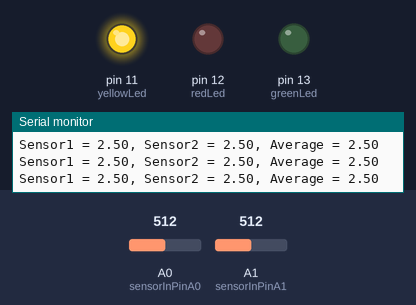
Bench run of a sketch on a simulated Arduino Uno, built with avr-gcc and run on an emulated ATmega328P. Shown: output pins drawn as LEDs (lit = HIGH), the last lines printed to the serial monitor. The inputs (shaded band) are chosen by the test bench; at power-on: A0 (sensorInPinA0) = 512, A1 (sensorInPinA1) = 512.

Above: at 1.3 s.
1.4 s: A0 (sensorInPinA0) set to 320
2.9 s: A0 (sensorInPinA0) set to 290
At 4.1 s:
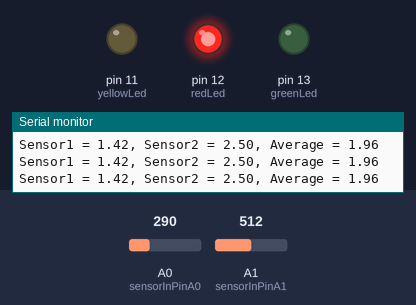
4.5 s: A0 (sensorInPinA0) set to 511
At 5.4 s:
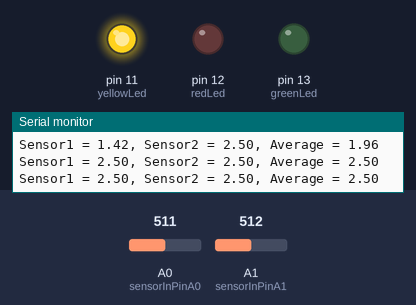
6.0 s: A0 (sensorInPinA0) set to 306
At 6.7 s:
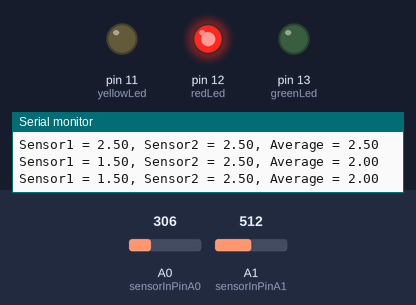
Timing chart, 0 to 8.5 s (numbered marks = the images above; inputs shaded):
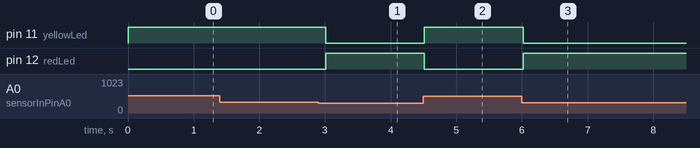

Measured:
- the behaviour switches between 307 and 306 on A0 (sensorInPinA0) (found by bisection; images 0 and 1)
- after the input at 2.9 s, pin 11 (yellowLed): HIGH → LOW after 0.11 s; pin 12 (redLed): LOW → HIGH after 0.11 s
- after the input at 4.5 s, pin 11 (yellowLed): LOW → HIGH at once; pin 12 (redLed): HIGH → LOW at once
- after the input at 6.0 s, pin 11 (yellowLed): HIGH → LOW at once; pin 12 (redLed): LOW → HIGH at once

The sketch:

Nxg_CAQDAA.ino
```cpp
/*
 *  -------------------------------
 *  NxG - CAQDAA
 *  -------------------------------
 */

float maxVoltageWithoutFilter = 4.5;
float minVoltageWithCleanFilter = 3.5; // or maxVoltageForCleaningRequired
float minVoltageForCleaningRequired = 2.0; // or maxVoltageForReplacementRequired

const int sensorInPinA0 = A0;
const int sensorInPinA1 = A1;

const int redLed = 12;
const int greenLed = 13;
const int yellowLed = 11;

void setup() {
  Serial.println("Beginning Setup");
  Serial.begin(9600);
  pinMode(redLed,OUTPUT);
  pinMode(greenLed,OUTPUT);
  pinMode(yellowLed,OUTPUT);
}

void loop() {
  float voltage1 = readSensorVoltageFrom(sensorInPinA0);
  float voltage2 = readSensorVoltageFrom(sensorInPinA1);
  float averageVoltage = (voltage1 + voltage2)/2;
  logValues(voltage1, voltage2, averageVoltage);

  if(averageVoltage > maxVoltageWithoutFilter){
    showRed();
  } else if(averageVoltage > minVoltageForCleaningRequired && averageVoltage < minVoltageWithCleanFilter) {
    showYellow();
  } else if (averageVoltage < minVoltageForCleaningRequired){
    showRed();
  }
  //else {
  //  showGreen();
  //}

  delay(500);
}

void showRed() {
  toggleOutputs(HIGH, LOW, LOW);
}

void showYellow() {
  toggleOutputs(LOW, LOW, HIGH);
}
void logValues(float sensor1Volt, float sensor2Volt, float averageVolt) {
  Serial.print("Sensor1 = ");
  Serial.print(sensor1Volt);
  Serial.print(", Sensor2 = ");
  Serial.print(sensor2Volt);
  Serial.print(", Average = ");
  Serial.println(averageVolt);
}

float readSensorVoltageFrom(int senorPinNumber) {
  int sensorValue = analogRead(senorPinNumber);
  return sensorValue * (5.0 / 1023.0);
}

void toggleOutputs(int redLedState, int greenLedState, int yellowLedState) {
  digitalWrite(greenLed, greenLedState);
  digitalWrite(redLed, redLedState);
  digitalWrite(yellowLed, yellowLedState);
}
```
